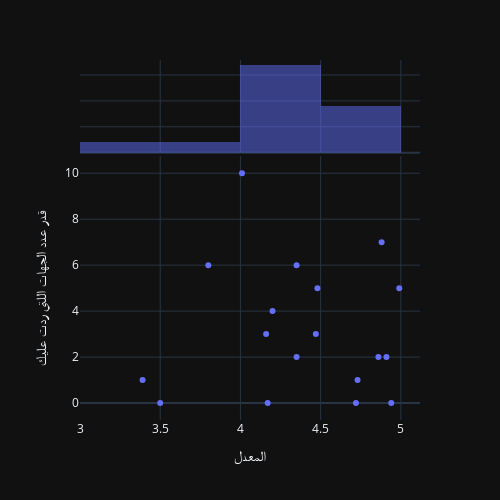

Notebook source saved alongside this figure:
### Code cell
fig = px.scatter(df, x='المعدل', y="قدر عدد الجهات اللتي ردت عليك", marginal_x="histogram")
fig.update_layout(width=500, height=500)

### Figure 1 — Plotly figure (JSON) as saved in the notebook; plotly's stock layout.template omitted (floating-point values rounded to 4 significant figures)
{"data": [{"hovertemplate": "المعدل=%{x}<br>قدر عدد الجهات اللتي ردت عليك=%{y}<extra></extra>", "legendgroup": "", "marker": {"color": "#636efa", "symbol": "circle"}, "mode": "markers", "name": "", "orientation": "v", "showlegend": false, "type": "scatter", "x": [4.88, 4.99, 4.73, 4.91, 3.5, 4.38, 4.79, 4.35, 4.48, 4.2, 4.16, 4.37, 4.72, 3.39, 4.15, 3.8, 4.47, 4.43, 4.22, 4.29, 4.35, 3.43, 4.47, 4.49, 4.92, 4.17, 4.01, 4, 4.86, 4.94], "xaxis": "x", "y": [7, 5, 1, 2, 0, null, null, 2, 5, 4, 3, null, 0, 1, null, 6, 3, null, null, null, 6, null, null, null, null, 0, 10, null, 2, 0], "yaxis": "y"}, {"alignmentgroup": "True", "bingroup": "x", "hovertemplate": "المعدل=%{x}<br>count=%{y}<extra></extra>", "legendgroup": "", "marker": {"color": "#636efa"}, "name": "", "offsetgroup": "", "opacity": 0.5, "showlegend": false, "type": "histogram", "x": [4.88, 4.99, 4.73, 4.91, 3.5, 4.38, 4.79, 4.35, 4.48, 4.2, 4.16, 4.37, 4.72, 3.39, 4.15, 3.8, 4.47, 4.43, 4.22, 4.29, 4.35, 3.43, 4.47, 4.49, 4.92, 4.17, 4.01, 4, 4.86, 4.94], "xaxis": "x2", "yaxis": "y2"}], "layout": {"barmode": "overlay", "height": 500, "legend": {"tracegroupgap": 0}, "margin": {"t": 60}, "width": 500, "xaxis": {"anchor": "y", "domain": [0, 1], "title": {"text": "المعدل"}}, "xaxis2": {"anchor": "y2", "domain": [0, 1], "matches": "x", "showgrid": true, "showticklabels": false}, "yaxis": {"anchor": "x", "domain": [0, 0.7326], "title": {"text": "قدر عدد الجهات اللتي ردت عليك"}}, "yaxis2": {"anchor": "x2", "domain": [0.7426, 1], "matches": "y2", "showgrid": true, "showline": false, "showticklabels": false, "ticks": ""}}}
